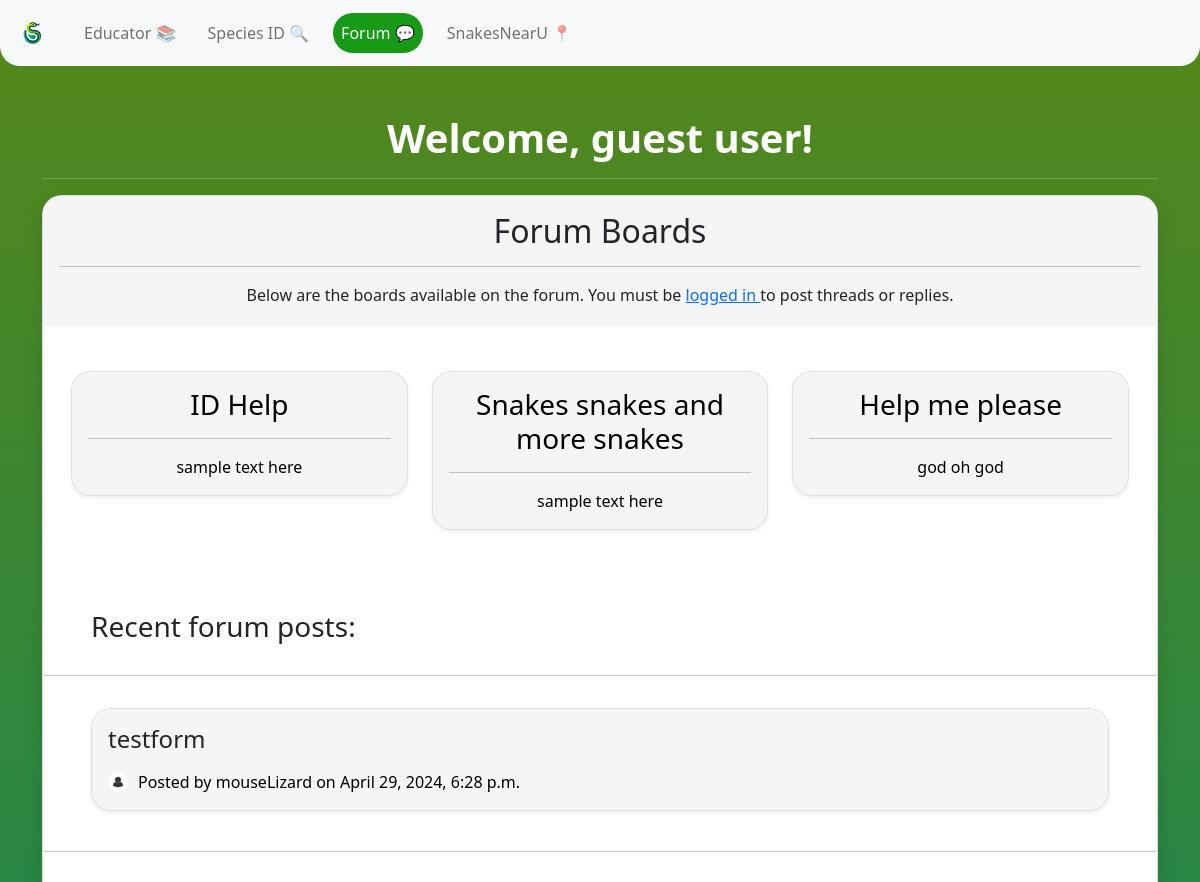
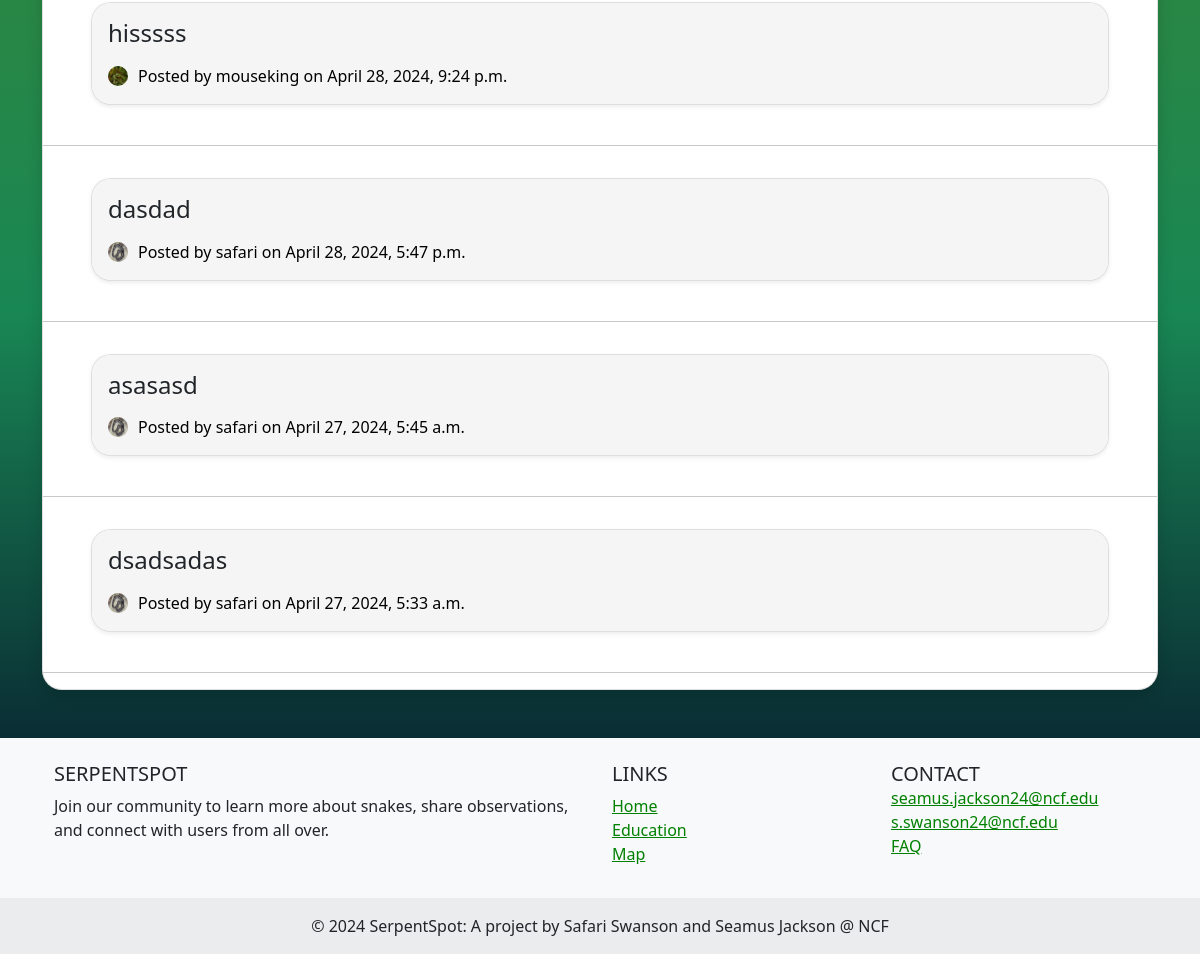
Before: /forum/ with the older database file (2 pictures, top to bottom).
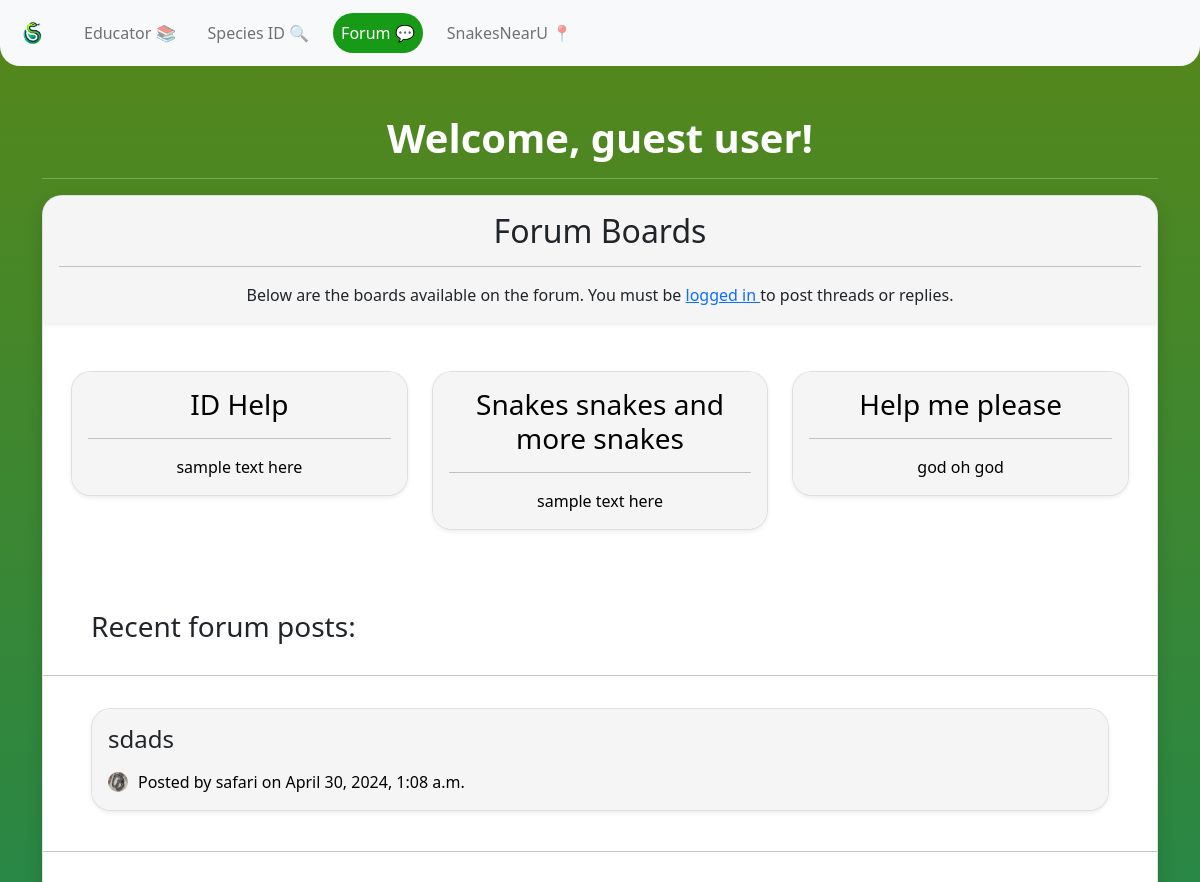
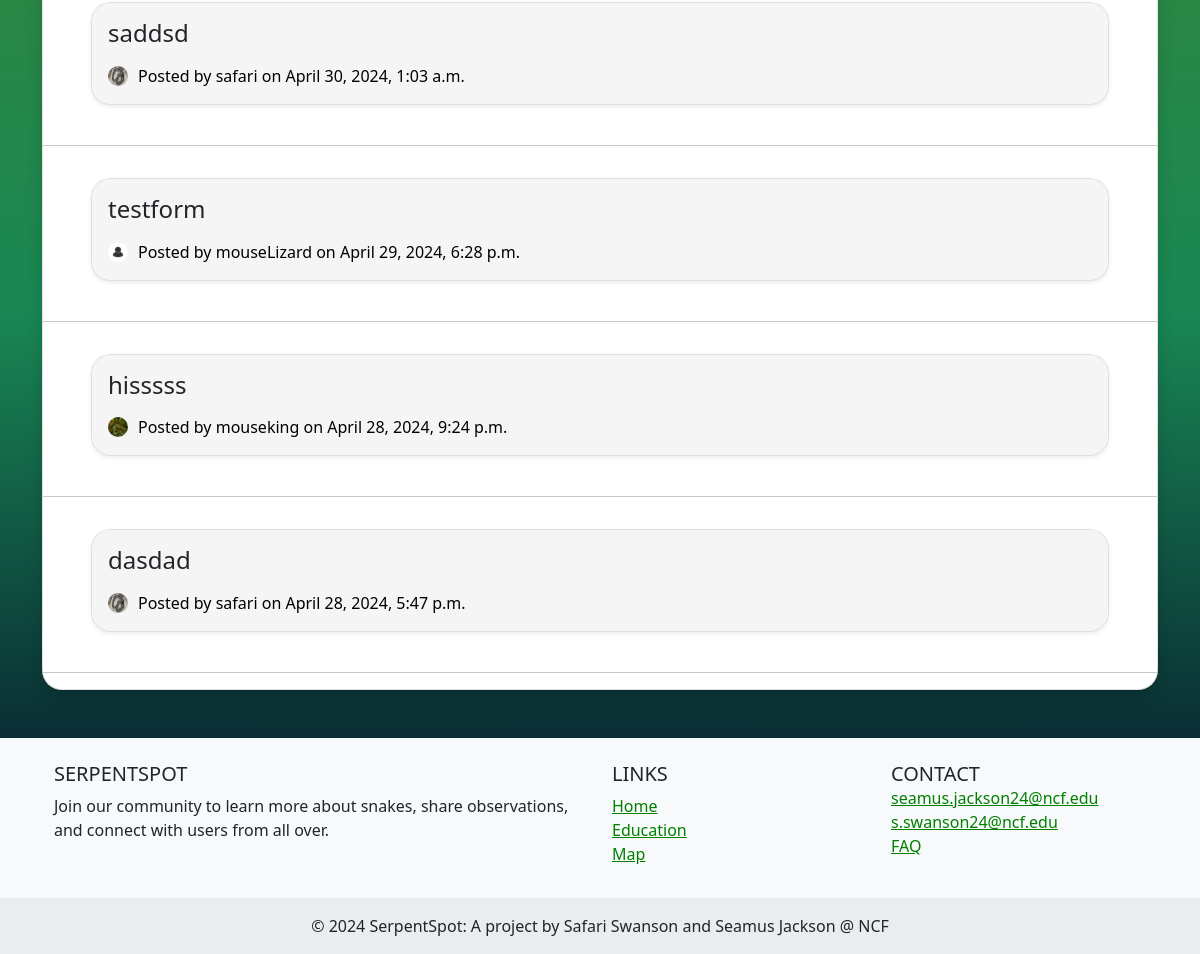
After: the same page with the newer database file (2 pictures, top to bottom).
### Forum/models.py (models this page shows, shortened)
class Board(models.Model):
    name = models.CharField(max_length=100, unique=True)
    description = models.TextField(blank=True, default='')

class Thread(models.Model):
    title = models.CharField(max_length=255)
    board = models.ForeignKey(Board, on_delete=models.CASCADE, related_name='threads')
    starter = models.ForeignKey(User, on_delete=models.CASCADE, related_name='threads_started')
    created_at = models.DateTimeField(auto_now_add=True)
    updated_at = models.DateTimeField(auto_now=True)

### UserAuth/models.py (models this page shows, shortened)
class UserProfile(models.Model):
    user = models.OneToOneField(User, on_delete=models.CASCADE) # Link the user profile to a user model instance
    profile_pic = models.ImageField(upload_to='profile_pics/', default='profile_pics/default.jpg' ,null=True, blank=True) # User profile picture
    bio = models.TextField(null=True, blank=True) # User bio
    observations = models.IntegerField(default=0) # User observation count
    favorite_species = models.ForeignKey(SnakeSpecies, on_delete=models.SET_NULL, null=True, blank=True) # User's favorite snake species

### Forum/views.py (the view)
# urls.py: path('', home, name='home'),
def home(request):
    boards = Board.objects.all()
    threads = Thread.objects.order_by('-created_at')[:5] # Fetch the latest 5 threads
    return render(request, 'home.html', {'boards': boards, 'threads': threads})

### Forum/templates/home.html (shortened to what this page needs)
{% extends 'base.html' %}
{% block content %}
{% if user.is_authenticated %}
   <h1 style="text-align: center; color: white;"><strong>Welcome back, {{request.user.username}}</strong></h1>
{% else %}
   <h1 style="text-align: center; color: white;"><strong>Welcome, guest user!</strong></h1>
{% endif %}
<hr style="color: white;">
<div class="card shadow mb-5" style="border-radius: 20px; overflow: hidden;">
   <div class="card-body shadow-sm" style="background-color: whitesmoke;">
      <h2 class="card-title" style="text-align: center;">Forum Boards</h2>
      <hr>
      {% if request.user.is_authenticated %}
         <p class="card-text" style="text-align: center;">Below are the boards available on the forum. Click on a board to view its threads.</p>
      {% else %}
         <p class="card-text" style="text-align: center;">Below are the boards available on the forum. You must be <a href="{% url 'login' %}">logged in </a> to post threads or replies.</p>
      {% endif %}
   </div>
   <div class="boards mt-5 mb-3">
      <div class="row mx-3">
         {% for board in boards %}
            <div class="col-md-4">
               <a href="{% url 'board_threads' board.id %}" class="text-decoration-none">
                  <div class="card mb-3 shadow-sm board" style="border-radius: 20px; overflow: hidden;">
                     <div class="card-body" style="background-color: whitesmoke;">
                        <h3 class="card-title" style="text-align: center; color: black;">{{ board.name }}</h3>
                        <hr>
                        <p class="card-text" style="text-align: center; color: black;">{{ board.description }}</p>
                     </div>
                  </div>
               </a>
            </div>
         {% endfor %}
      </div>
   </div>
   <h3 class="card-title mt-5 mb-3 mx-5" style="text-align: left;">Recent forum posts: </h3>
   <hr>
   {% if threads %}
      {% for thread in threads %}
         <div class="card board shadow-sm mb-4 mx-5 mt-3" style="border-radius: 20px; overflow: hidden;">
            <a href="{% url 'thread_posts' thread.id %}" class="link-success text-decoration-none">
               <div class="card-body" style="background-color: whitesmoke;">
                  <h4>{{ thread.title }}</h4>
                  <div class="d-flex align-items-center mt-3">
                     {% if thread.starter.userprofile.profile_pic %}
                        <img src="{{ MEDIA_URL }}{{ thread.starter.userprofile.profile_pic.url }}" alt="Profile Image" style="width: 20px; height: 20px; border-radius: 15px; margin-right: 10px;">
                     {% endif %}
                     <p class="card-text" style="color: black;">
                        Posted by {{ thread.starter.username }} on {{ thread.created_at|date:"N j, Y, P" }}
                     </p>
                  </div>
               </div>
            </a>
         </div>
         <HR>
      {% endfor %}
   {% endif %}
</div>
{% endblock %}

Changed rows visible on the page:
no longer on this page (row unchanged): Thread: title "asasasd", starter.userprofile.profile_pic (picture), starter.username "safari", created_at "April 27, 2024, 5:45 a.m."
no longer on this page (row edited): Thread: title "dsadsadas", starter.userprofile.profile_pic (picture), starter.username "safari", created_at "April 27, 2024, 5:33 a.m."
added Thread: title "sdads", starter.userprofile.profile_pic (picture), starter.username "safari", created_at "April 30, 2024, 1:08 a.m."
added Thread: title "saddsd", starter.userprofile.profile_pic (picture), starter.username "safari", created_at "April 30, 2024, 1:03 a.m."
